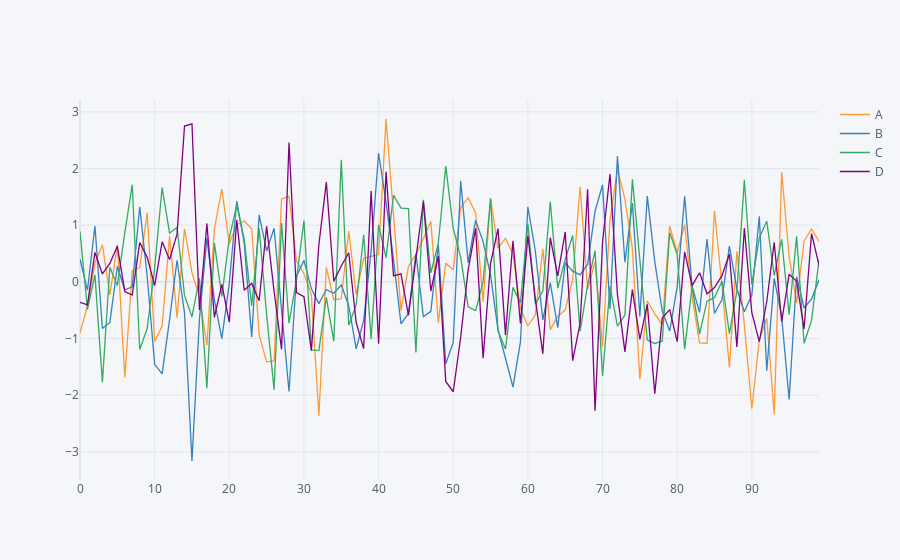

The cell this chart's notebook holds for it:
### Markdown cell above
## Scatter

### Code cell
df.iplot()
